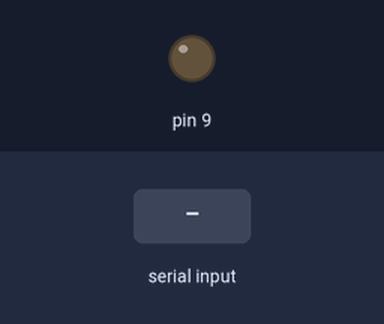
This sketch was run on a simulated Arduino Uno, built with avr-gcc and run on an emulated ATmega328P. Shown: output pins drawn as LEDs (lit = HIGH). The inputs (shaded band) are chosen by the test bench.

Above: at 1.2 s.
1.3 s: byte 30 received over Serial
At 1.6 s:
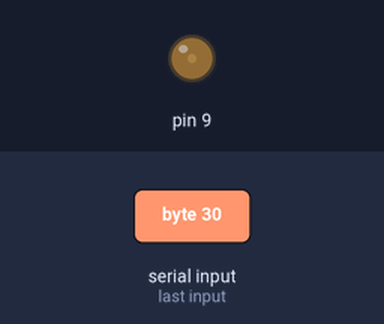
2.8 s: byte 90 received over Serial
At 3.9 s:
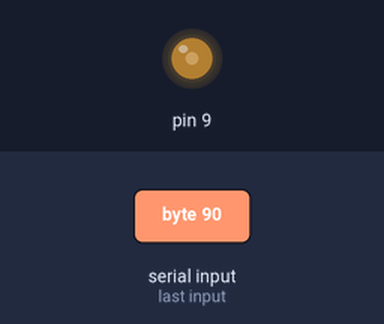
Timing chart, 0 to 5.8 s (numbered marks = the images above; inputs shaded):
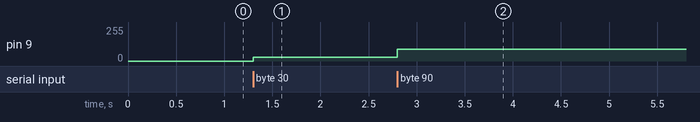

Measured:
- after the input at 1.3 s, pin 9: 0/255 → 30/255 at once
- after the input at 2.8 s, pin 9: 30/255 → 90/255 at once

The sketch:

UART_SLAVE.ino
```cpp
//UART SLAVE
void setup() {
  Serial.begin(9600);
  pinMode(9,0);
}
void loop() {
  if(Serial.available()) {
    int a = Serial.read();
    analogWrite(9,a);
  }
}
```
